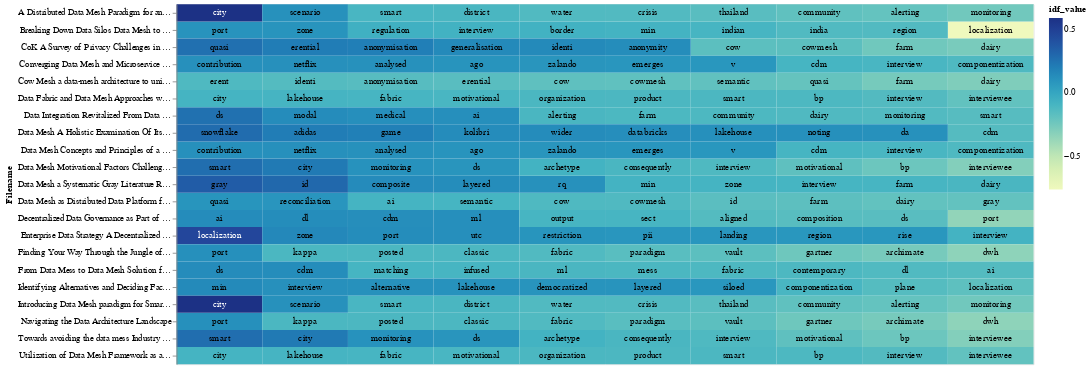

The notebook cell saved with this chart:
### Code cell
chart_lda

### Figure 1 — Vega-Lite specification as saved in the notebook (floating-point values rounded to 4 significant figures; data arrays with more than 128 entries replaced by an {"elided": "..."} marker saying what was removed)
{"config": {"view": {"continuousWidth": 300, "continuousHeight": 300}}, "layer": [{"mark": {"type": "rect"}, "encoding": {"color": {"field": "idf_value", "type": "quantitative"}, "text": {"field": "topic_word", "type": "nominal"}, "x": {"axis": null, "field": "rank", "type": "ordinal"}, "y": {"field": "Filename", "type": "nominal"}}, "transform": [{"window": [{"op": "rank", "field": "", "as": "rank"}], "groupby": ["Filename"], "sort": [{"field": "idf_value", "order": "descending"}]}]}, {"mark": {"type": "text", "baseline": "middle"}, "encoding": {"color": {"condition": {"test": "(datum.idf_value >= 0.4)", "value": "white"}, "value": "black"}, "text": {"field": "topic_word", "type": "nominal"}, "x": {"axis": null, "field": "rank", "type": "ordinal"}, "y": {"field": "Filename", "type": "nominal"}}, "transform": [{"window": [{"op": "rank", "field": "", "as": "rank"}], "groupby": ["Filename"], "sort": [{"field": "idf_value", "order": "descending"}]}]}], "data": {"name": "data-559d8f7dc014d5870d36180db8b05f80"}, "width": 1000, "$schema": "https://vega.github.io/schema/vega-lite/v5.15.1.json", "datasets": {"data-559d8f7dc014d5870d36180db8b05f80": {"elided": "210 records"}}}
